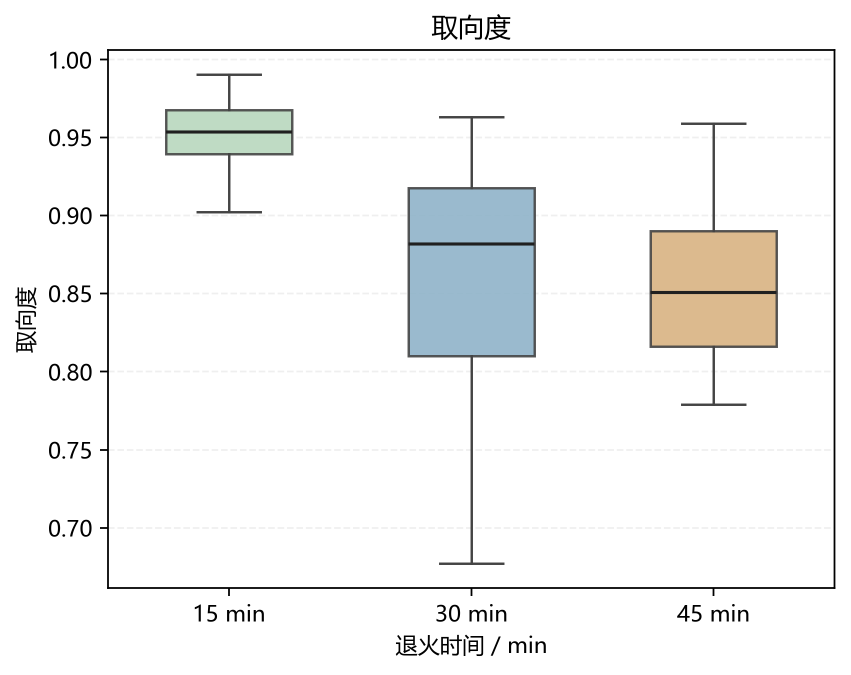
#> input picture figures/sources/fig4-4x/anneal_alignment.png, 1701 x 1349 px, found by its file name (shown at 1/2 size); its folder holds 5 pictures in this run
$ python make_section44_grids.py
#> lines starting #> are read from the running program, lines starting #| are printed output that depends on the picture
from pathlib import Path
from PIL import Image, ImageDraw, ImageFont


SRC = Path(r"D:\Apaper\paperformat\figures\sources\fig4-4x")
OUT = Path(r"D:\Apaper\paperformat\figures")
OUT.mkdir(parents=True, exist_ok=True)

FONT_PATH = r"C:\Windows\Fonts\timesbd.ttf"
LABEL_FONT = ImageFont.truetype(FONT_PATH, 64)


def make_grid(files, out_name):
#> called with out_name = 'fig4-8-anneal-grid.png'
    imgs = [Image.open(SRC / f).convert("RGB") for f in files]
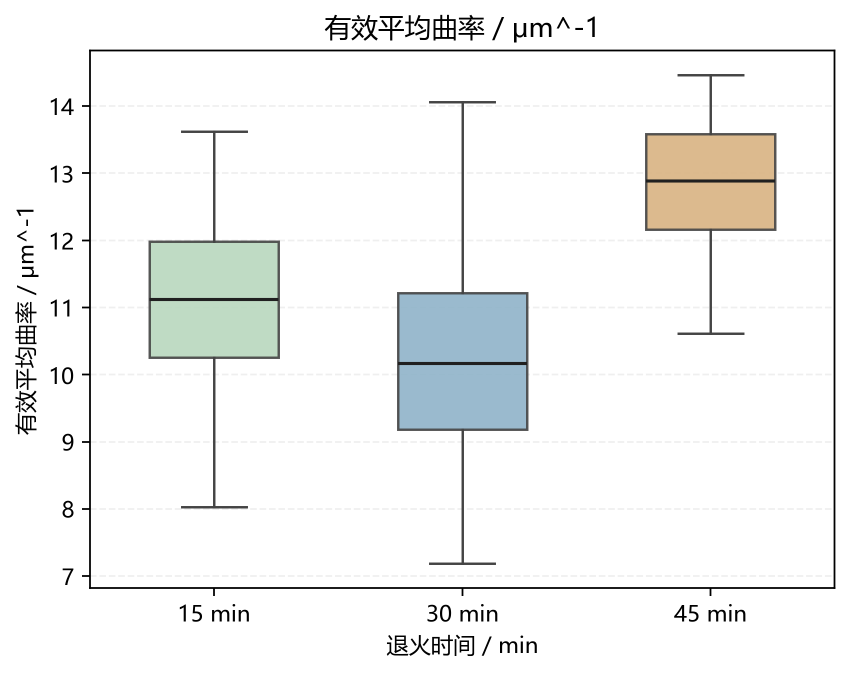
#> input picture figures/sources/fig4-4x/anneal_curvature.png, 1701 x 1349 px, found by its file name (shown at 1/2 size)
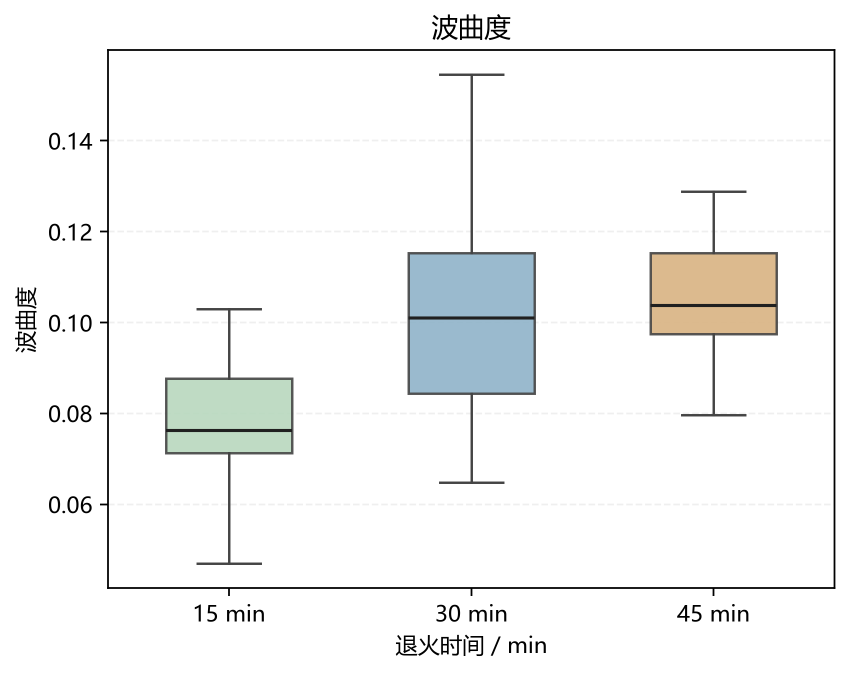
#> input picture figures/sources/fig4-4x/anneal_waviness_ratio.png, 1701 x 1349 px, found by its file name (shown at 1/2 size)
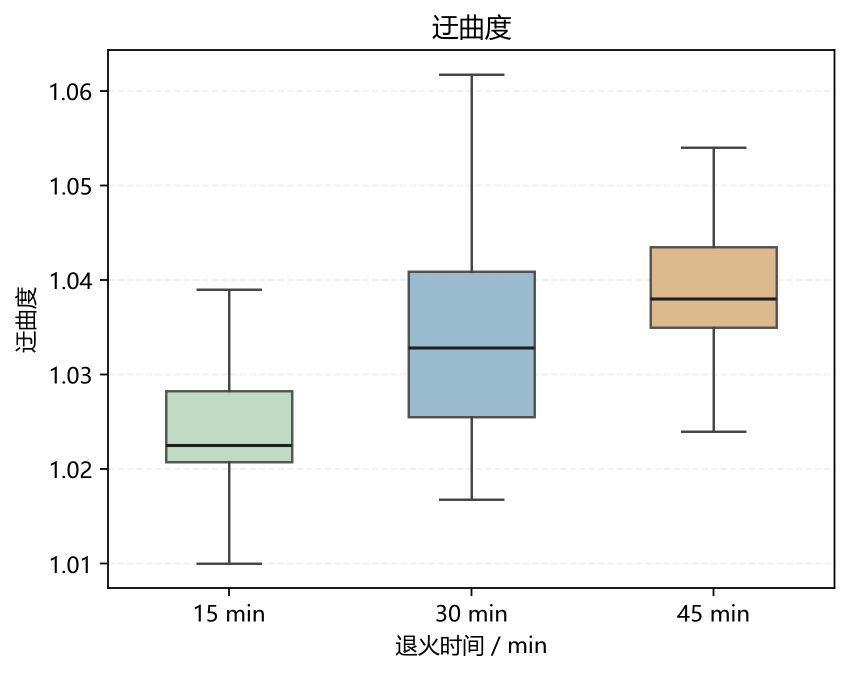
#> input picture figures/sources/fig4-4x/anneal_tortuosity.png, 1701 x 1349 px, found by its file name (shown at 1/2 size)
#> imgs = 4 items

    panel_w = 980
    panel_h = 760
    gap_x = 78
    gap_y = 72
    probe = ImageDraw.Draw(Image.new("RGB", (1, 1), "white"))
    label_boxes = {
        label: probe.textbbox((0, 0), label, font=LABEL_FONT)
        for label in ["a", "b", "c", "d"]
    }
    max_label_w = max(bbox[2] - bbox[0] for bbox in label_boxes.values())
    label_gap = 18
    outer_left = max_label_w + label_gap + 18
    outer_right = 18
    outer_top = 10
    outer_bottom = 18
    canvas_w = outer_left + panel_w * 2 + gap_x + outer_right
    canvas_h = outer_top + panel_h * 2 + gap_y + outer_bottom
    canvas = Image.new("RGB", (canvas_w, canvas_h), "white")
#> canvas: PIL image 2133x1620 RGB; every value is 255
    draw = ImageDraw.Draw(canvas)

    for idx, (img, label) in enumerate(zip(imgs, ["a", "b", "c", "d"])):
        r, c = divmod(idx, 2)
        box_x = outer_left + c * (panel_w + gap_x)
        box_y = outer_top + r * (panel_h + gap_y)

        im = img.copy()
        im.thumbnail((panel_w, panel_h))
        px = box_x + (panel_w - im.width) // 2
        py = box_y + (panel_h - im.height) // 2
        canvas.paste(im, (px, py))

        bbox = label_boxes[label]
        lx = box_x - label_gap - max_label_w
        ly = box_y - bbox[1] + 2
        draw.text((lx, ly), label, fill="black", font=LABEL_FONT)
#> this loop made 4 passes
#> (label, r, c, box_x, box_y, px, py, bbox) on passes 1 to 4: ('a', 0, 0, 77, 10, 88, 10, (0, 24, 39, 61)), ('b', 0, 1, 1135, 10, 1146, 10, (0, 11, 41, 61)), ('c', 1, 0, 77, 842, 88, 842, (0, 24, 35, 61)), ('d', 1, 1, 1135, 842, 1146, 842, (0, 11, 41, 61))
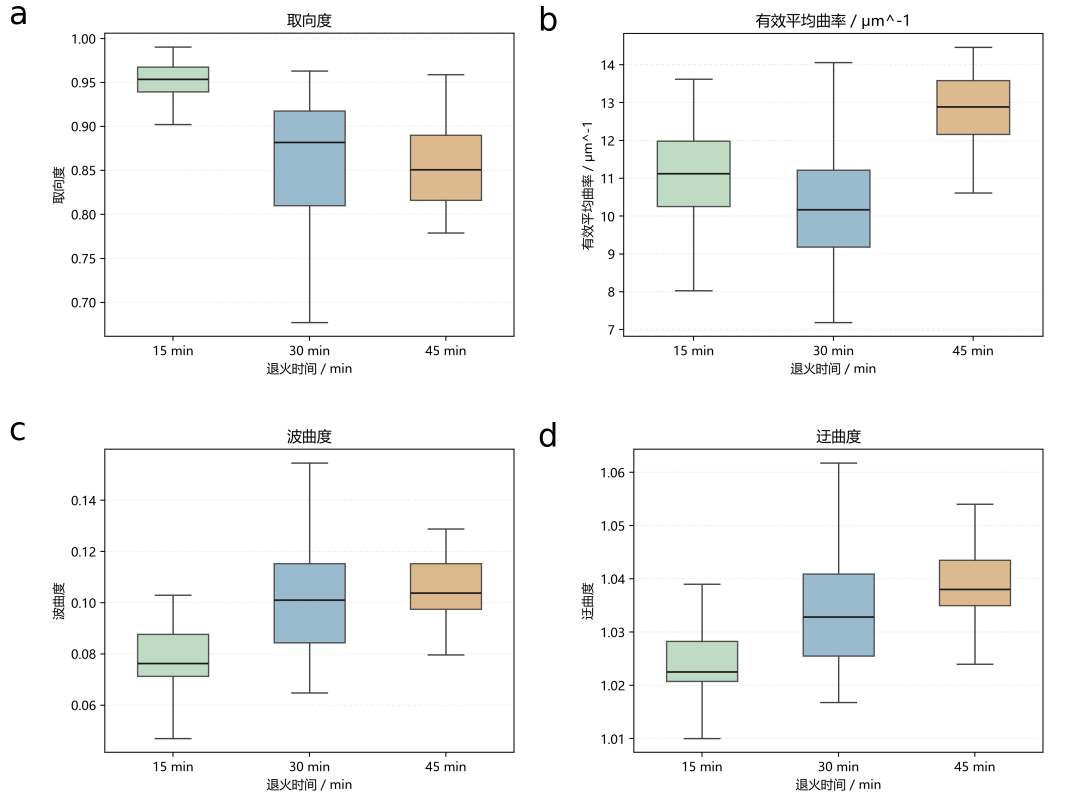
#> canvas: PIL image 2133x1620 RGB (shown at 1/2 size); mean R, G, B 245.3, 245.9, 245.4
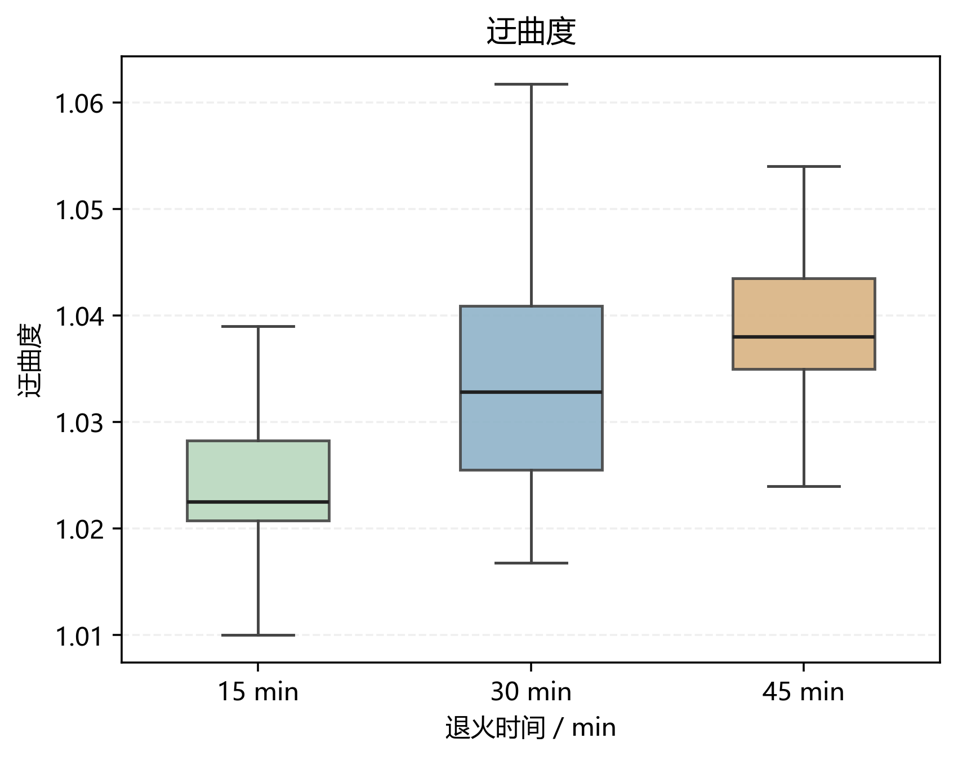
#> im: PIL image 958x760 RGB; mean R, G, B 244.1, 244.9, 244.5

    canvas.save(OUT / out_name, dpi=(300, 300))

make_grid(
    [
        "anneal_alignment.png",
        "anneal_curvature.png",
        "anneal_waviness_ratio.png",
        "anneal_tortuosity.png",
    ],
    "fig4-8-anneal-grid.png",
)

make_grid(
    [
        "response_alignment.png",
        "response_curvature.png",
        "response_waviness_ratio.png",
        "response_tortuosity.png",
    ],
    "fig4-9-response-grid.png",
)
#> (the run stopped early here; a loop or call above may not have finished)
